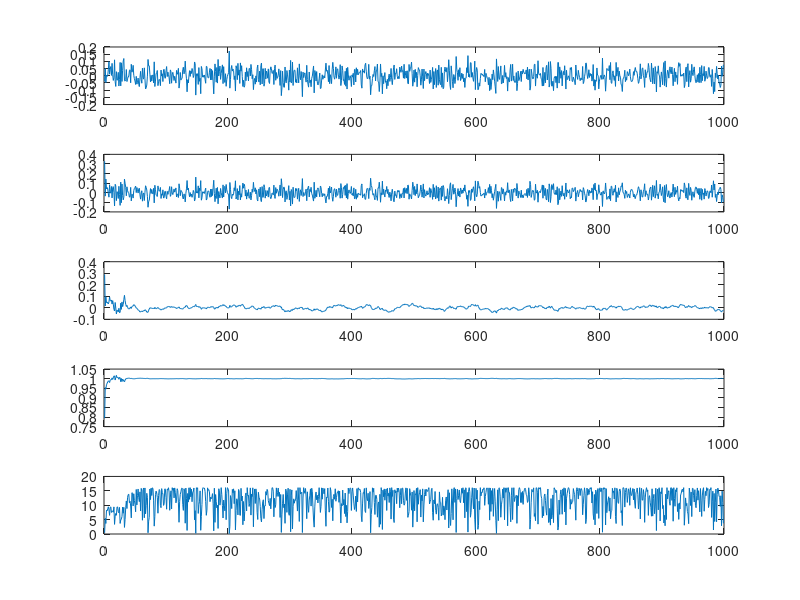

The MATLAB source for this figure:
clear all;

%% Artificial data input (onsets)

% generate on the beat onsets at tempo of 44100
processed = (1:1000).*44100;

% add some gaussian noise
std = 44100*0.05;
for i = 1:size(processed, 2)
    processed(i) = processed(i) + randn()*std;
end

%% Initialize

% parameters (todo: learn these a la Gibbs)
q = 100;    % start with a big q, lock it down after burn-in period   
Rk = std;   % cheat and copy actual

% constants
H = [1 0];
I = eye(2);

% used by Kalman filter
Pk = zeros([2,2]);
xk = zeros([2,1]);

% initialize this (this may not be an optimal initial state)
oldPk = 44100.*ones([2,2])./2;

% first element: assume that first onset is on the beat
% (this assumption's not necessarily correct in general--think pick-ups)
% second element: guess "randomly" that tempo is 35000
% (obviously we know that it's really 44100, but assume we don't know that)
oldxk = [processed(1) 35000]';

%% Kalman filter

results = zeros(numel(processed)-1,5);
for k = 2:numel(processed)
    yk = processed(k); %onset position

    % This is how you solve burn-in (start with big q and make it small later)
    if k == 30
        q = 0.1;
    end

    y = 1; % assume onsets are on the beat
    A = [1 y; 0 1];

    % Kalman Predict
    Qk = q*[y^3/3 y^2/2; y^2/2 y]; % innovation noise covariance
    Pk(1:end, 1:end) = A*oldPk(1:end, 1:end)*A' + Qk;
    Wk = H*Pk(1:end, 1:end)*H'+Rk; % residual (innovation) covariance
    xk(1:end, 1:end) = A*oldxk(1:end, 1:end); % predicted onset/tempo

    % p(yk|y1:k-1,c1:k):
    pyk = normpdf(yk, H*xk, Wk)+eps;

    % [onset #, position, position guess, tempo guess, (un-)certainty]
    results(k-1,1:end) = [k yk/44100 xk(1)/44100 xk(2)/44100 pyk*100000];

    % Kalman Update
    residualError = yk - H*xk(1:end, 1:end);
    Kk = Pk(1:end, 1:end)*H'*(Wk)^(-1); % optimal Kalman gain
    xk(1:end, 1:end) = xk(1:end, 1:end) + Kk*residualError;
    Pk(1:end, 1:end) = (I-Kk*H)*Pk(1:end, 1:end);
    
    % todo: sample instead of maximize? theoretically better?
    oldPk = Pk;
    oldxk = xk;
end

%% Graphs and stuff

% deviation of actual beat from (known) hidden beat state
subplot(5,1,1)
plot(results(1:end,1) - results(1:end,2));

% deviation of predicted beat from actual beat
subplot(5,1,2)
plot(results(1:end,2) - results(1:end,3));

% deviation of predicted beat from hidden beat
subplot(5,1,3)
plot(results(1:end,1) - results(1:end,3));

% deviation of predicted tempo from actual tempo
subplot(5,1,4)
plot(results(1:end,4));

% probability of observed beat given kalman state
subplot(5,1,5)
plot(results(1:end,5));
